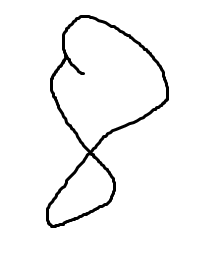
#> input picture images/image3.png, 204 x 259 px
$ python -i png_to_mnist.py   (imports and definitions only)   (older library calls are emulated)
#> lines starting #> are read from the running program, lines starting #| are printed output that depends on the picture
#!/usr/bin/env python
# coding: utf-8

# # Module qui permet de convertir une image png en MNIST

# ## Importation des librairies

# In[2]:


from PIL import Image, ImageFilter


# ## Définition de la fonction principale de conversion

# In[5]:


def imagePrepare(path):
    """
    Cette fonction permet de convertir une image en format MNIST 28x28.
    On envoie en parametre l'adesse de l'image
    """
#> called with path = 'images/image3.png'
    im = Image.open(path).convert('L')
    width = float(im.size[0])
#> width = 204
    height = float(im.size[1])
#> height = 259
    newImage = Image.new('L', (28, 28), (255)) # Création d'un canevas blanc de 28*28pixels
#> newImage: PIL image 28x28 L; every value is 255

    if width > height:
        # La largeur, plus gande, deviendra 20 px
        nheight = int(round((20.0 / width * height), 0)) # Rédimensionnement de la hauteur suivant un ratio

        if (nheight == 0):
            nheight = 1

        img = im.resize((20, nheight), Image.ANTIALIAS).filter(ImageFilter.SHARPEN)
        wtop = int(round(((28 - nheight) / 2), 0)) # Calcul de la position horizontale
        newImage.paste(img, (4, wtop)) # Ajout de l'image rédimensionnée dans le canevas

    else :
        # La hauteur est plus grnade et deviens donc 20 px
        # Le reste du code est le meme que dans le cas précédent
        nwidth = int(round((20.0 / height * width), 0)) # Rédimensionnement de la hauteur suivant un ratio
#> nwidth = 16

        if (nwidth == 0):
            nwidth = 1

        img = im.resize((nwidth, 20), Image.ANTIALIAS).filter(ImageFilter.SHARPEN)
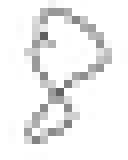
#> img: PIL image 16x20 L (shown 8 times larger); min 95, max 255, mean 239.6
        wleft = int(round(((28 - nwidth) / 2), 0)) # Calcul de la position horizontale
#> wleft = 6
        newImage.paste(img, (4, wleft)) # Ajout de l'image rédimensionnée dans le canevas
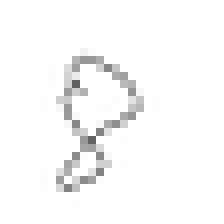
#> newImage: PIL image 28x28 L (shown 8 times larger); min 95, max 255, mean 248.7

    # Sauvegarde de la nouvelle image pour un test
    newImage.save("sample.png")

    tv = list(newImage.getdata()) # Collecte des valeurs des pixels
#> tv = 784 values, max 255 at index 0, min 95 at index 289, mean 248.7

    # Normalisation des pixels à 0(blanc) ou 1 (noir)
    tva = [(255 - x) * 1.0 / 255 for x in tv]
#> tva = 784 values, max 0.627 at index 289, min 0 at index 0, mean 0.0246

    return tva

>>> result = imagePrepare('images/image3.png')
#> result has the same summary as tva in imagePrepare

$ run again, on images/test.png
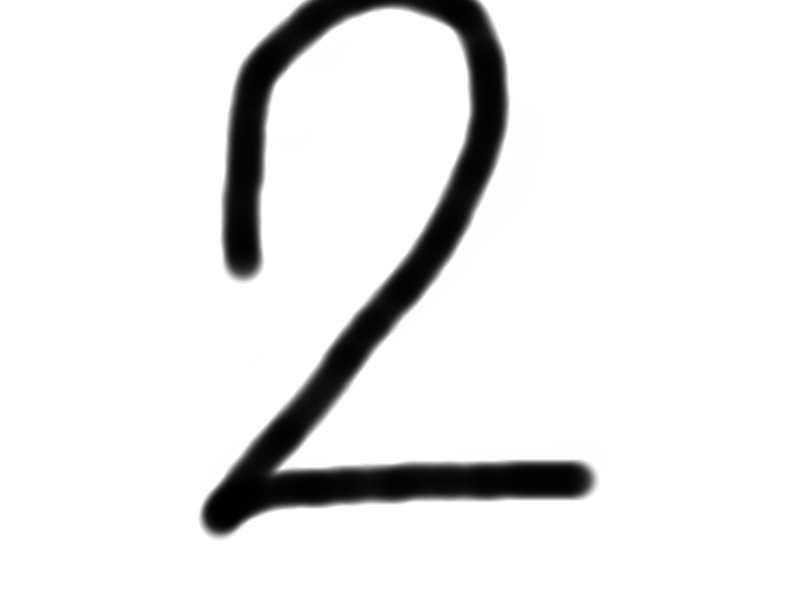
#> input picture images/test.png, 800 x 600 px
#> in imagePrepare, `newImage.paste(img, (4, wtop)) # Ajout de l'image rédimensionnée dans ..`:
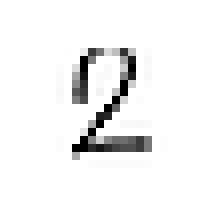
#> newImage: PIL image 28x28 L (shown 8 times larger); min 0, max 255, mean 242.6
#> tv = 784 values, max 255 at index 0, min 0 at index 206, mean 242.6
#> tva = 784 values, max 1 at index 206, min 0 at index 0, mean 0.0487
#> result has the same summary as tva in imagePrepare
